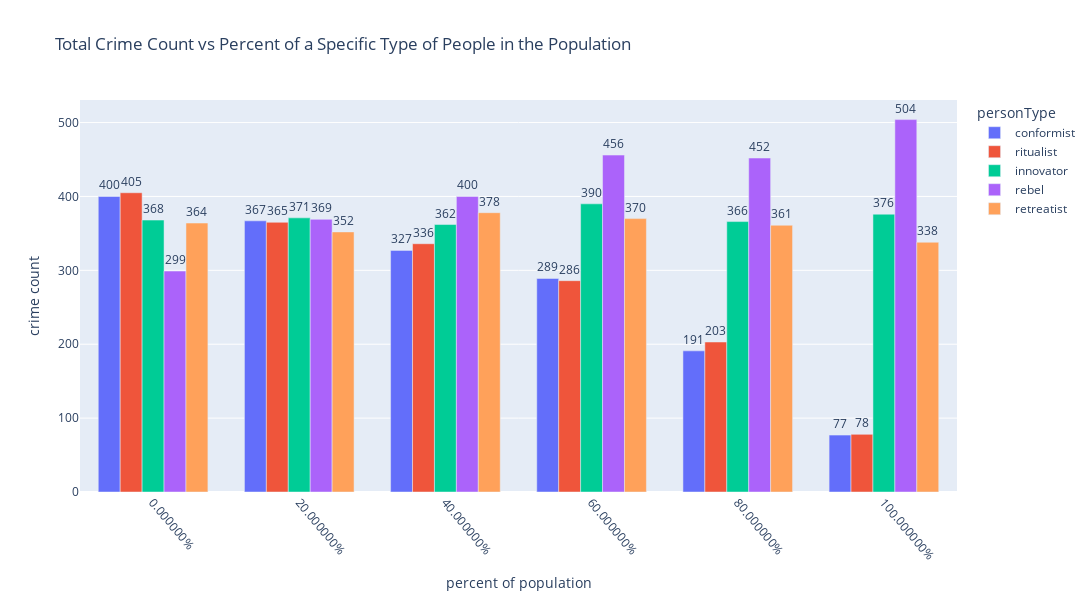

Source (notebook cell):
### Code cell
fig = px.bar(
    data_frame=df,
    x="personPercent",
    y="crime",
    color="personType",               # differentiate color of marks
    barmode='group',
    text='crime',
    labels={
        "crime":"crime count",
        "personPercent":"percent of population"
    },           
    title='Total Crime Count vs Percent of a Specific Type of People in the Population', # figure title
    width=1100,                   # figure width in pixels
    height=600,                   # figure height in pixels
)
fig.update_layout(bargap=0.25)
fig.update_traces(textposition ='outside')
fig.update_xaxes(tickangle=50,tickformat = '%')
fig.show()
fig.write_html("personTypeOnCrime2.html")

### Figure 1 — Plotly figure (JSON) as saved in the notebook; plotly's stock layout.template omitted (floating-point values rounded to 4 significant figures)
{"data": [{"alignmentgroup": "True", "hovertemplate": "personType=conformist<br>percent of population=%{x}<br>crime count=%{text}<extra></extra>", "legendgroup": "conformist", "marker": {"color": "#636efa"}, "name": "conformist", "offsetgroup": "conformist", "orientation": "v", "showlegend": true, "text": [400, 367, 327, 289, 191, 77], "textposition": "outside", "type": "bar", "x": [0, 0.2, 0.4, 0.6, 0.8, 1], "xaxis": "x", "y": [400, 367, 327, 289, 191, 77], "yaxis": "y"}, {"alignmentgroup": "True", "hovertemplate": "personType=ritualist<br>percent of population=%{x}<br>crime count=%{text}<extra></extra>", "legendgroup": "ritualist", "marker": {"color": "#EF553B"}, "name": "ritualist", "offsetgroup": "ritualist", "orientation": "v", "showlegend": true, "text": [405, 365, 336, 286, 203, 78], "textposition": "outside", "type": "bar", "x": [0, 0.2, 0.4, 0.6, 0.8, 1], "xaxis": "x", "y": [405, 365, 336, 286, 203, 78], "yaxis": "y"}, {"alignmentgroup": "True", "hovertemplate": "personType=innovator<br>percent of population=%{x}<br>crime count=%{text}<extra></extra>", "legendgroup": "innovator", "marker": {"color": "#00cc96"}, "name": "innovator", "offsetgroup": "innovator", "orientation": "v", "showlegend": true, "text": [368, 371, 362, 390, 366, 376], "textposition": "outside", "type": "bar", "x": [0, 0.2, 0.4, 0.6, 0.8, 1], "xaxis": "x", "y": [368, 371, 362, 390, 366, 376], "yaxis": "y"}, {"alignmentgroup": "True", "hovertemplate": "personType=rebel<br>percent of population=%{x}<br>crime count=%{text}<extra></extra>", "legendgroup": "rebel", "marker": {"color": "#ab63fa"}, "name": "rebel", "offsetgroup": "rebel", "orientation": "v", "showlegend": true, "text": [299, 369, 400, 456, 452, 504], "textposition": "outside", "type": "bar", "x": [0, 0.2, 0.4, 0.6, 0.8, 1], "xaxis": "x", "y": [299, 369, 400, 456, 452, 504], "yaxis": "y"}, {"alignmentgroup": "True", "hovertemplate": "personType=retreatist<br>percent of population=%{x}<br>crime count=%{text}<extra></extra>", "legendgroup": "retreatist", "marker": {"color": "#FFA15A"}, "name": "retreatist", "offsetgroup": "retreatist", "orientation": "v", "showlegend": true, "text": [364, 352, 378, 370, 361, 338], "textposition": "outside", "type": "bar", "x": [0, 0.2, 0.4, 0.6, 0.8, 1], "xaxis": "x", "y": [364, 352, 378, 370, 361, 338], "yaxis": "y"}], "layout": {"bargap": 0.25, "barmode": "group", "height": 600, "legend": {"title": {"text": "personType"}, "tracegroupgap": 0}, "title": {"text": "Total Crime Count vs Percent of a Specific Type of People in the Population"}, "width": 1100, "xaxis": {"anchor": "y", "domain": [0, 1], "tickangle": 50, "tickformat": "%", "title": {"text": "percent of population"}}, "yaxis": {"anchor": "x", "domain": [0, 1], "title": {"text": "crime count"}}}}
